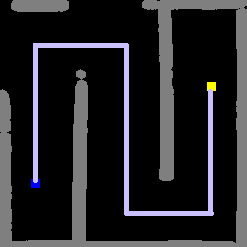
#> input picture aruco_ros2/occupancy_map_with_markers.png, 247 x 247 px, found by its file name
$ python Virtualgrid.py
#> lines starting #> are read from the running program, lines starting #| are printed output that depends on the picture
from PIL import Image
import numpy as np
import matplotlib.pyplot as plt
from queue import PriorityQueue
import csv
import math

# === Color definitions ===
BLUE   = (0, 0, 255)     # ArUco ID 10 (robot position)
YELLOW = (255, 255, 0)   # ArUco ID 15 (goal)
BLACK  = (0, 0, 0)
PINK   = (203, 192, 255)
GRAY = (127,127,127)

# === Load and prepare the image ===
def load_image(image_path):
    image = Image.open(image_path).convert("RGB")
    return np.array(image)

# === Utility functions ===
def find_color_pixel(image, target_color):
    matches = np.where(np.all(image == target_color, axis=-1))
    if len(matches[0]) > 0:
        y, x = matches[0][0], matches[1][0]
        return (x, y)
    return None
# [36 lines left out: function extract_path_from_image, not called in this run]


def is_cell_black(image, x, y, cell_size, ignore_pos=None):
    cell = image[y:y+cell_size, x:x+cell_size]
    unique_colors = np.unique(cell.reshape(-1, 3), axis=0)

    near_ignore = False
    if ignore_pos:
        ignore_x, ignore_y = ignore_pos
        if abs(x - ignore_x) <= cell_size and abs(y - ignore_y) <= cell_size:
            near_ignore = True

    for color in unique_colors:
        if near_ignore:
            if not (np.array_equal(color, BLACK) or
                    np.array_equal(color, BLUE) or
                    np.array_equal(color, YELLOW) or
                    np.array_equal(color, GRAY)):
                return False
        else:
            if not (np.array_equal(color, BLACK) or
                    np.array_equal(color, BLUE) or
                    np.array_equal(color, YELLOW)):
                return False
    return True


def debug_print_colors(image):
    unique_colors = np.unique(image.reshape(-1, 3), axis=0)
    print(f"Found {len(unique_colors)} unique colors in the image.")
    for color in unique_colors:
        print(color)

def get_cell_center(x, y, cell_size):
    return (x + cell_size // 2, y + cell_size // 2)

def a_star(image, start_px, goal_px, cell_size):
    height, width, _ = image.shape
    grid_w = width // cell_size
    grid_h = height // cell_size

    def heuristic(a, b):
        return abs(a[0]-b[0]) + abs(a[1]-b[1])

    def neighbors(cell):
        x, y = cell
        for dx, dy in [(-1,0), (1,0), (0,-1), (0,1)]:
            nx, ny = x + dx, y + dy
            if 0 <= nx < grid_w and 0 <= ny < grid_h:
                world_x, world_y = nx * cell_size, ny * cell_size
                if is_cell_black(image, world_x, world_y, cell_size, ignore_pos=start_px):
                    yield (nx, ny)

    start = (start_px[0] // cell_size, start_px[1] // cell_size)
    goal  = (goal_px[0] // cell_size, goal_px[1] // cell_size)

    frontier = PriorityQueue()
    frontier.put((0, start))
    came_from = {start: None}
    cost_so_far = {start: 0}

    while not frontier.empty():
        _, current = frontier.get()
        if current == goal:
            break
        for next_cell in neighbors(current):
            new_cost = cost_so_far[current] + 1
            if next_cell not in cost_so_far or new_cost < cost_so_far[next_cell]:
                cost_so_far[next_cell] = new_cost
                priority = new_cost + heuristic(goal, next_cell)
                frontier.put((priority, next_cell))
                came_from[next_cell] = current

    # Reconstruct path
    current = goal
    path = []
    while current and current != start:
        cx, cy = current
        path.append(get_cell_center(cx * cell_size, cy * cell_size, cell_size))
        current = came_from.get(current)
    path.reverse()
    return path

# --- New function to save CSV commands ---
def save_commands_to_csv(path, resolution=10, turn_threshold_deg=10):
    commands = []
    prev_angle = None

    for i in range(1, len(path)):
        dx = path[i][0] - path[i-1][0]
        dy = path[i][1] - path[i-1][1]
        angle = math.degrees(math.atan2(dy, dx))
        angle = (angle + 180) % 360 - 180  # Normalize to [-180, 180]

        if prev_angle is not None:
            turn_angle = angle - prev_angle
            turn_angle = (turn_angle + 180) % 360 - 180
            if abs(turn_angle) > turn_threshold_deg:
                if turn_angle > 0:
                    commands.append(('TURN', turn_angle + 35))
                else:
                    commands.append(('TURN', turn_angle - 35))

        commands.append(('MOVE', resolution))
        prev_angle = angle

    return commands  # <== RETURN instead of writing here


# [23 lines left out: function optimize_move_commands, not called in this run]

# === Main ===
def main():
    image_path = "/home/pi/ros2_ws/occupancy_map_with_markers.png"
    output_path = "/home/pi/ros2_ws/occupancy_map_with_grid_and_path.png"
    #Made cell size bigger from previous 10
    cell_size = 10


    image = load_image(image_path)
    height, width = image.shape[:2]
#> height = 247; width = 247

    debug_print_colors(image)
#> in debug_print_colors, `unique_colors = np.unique(image.reshape(-1, 3), axis=0)`: unique_colors = [[0, 0, 0], [0, 0, 255], [127, 127, 127], [203, 192, 255], [255, 255, 0]]
#| Found 5 unique colors in the image.
#> the loop in debug_print_colors, `for color in unique_colors:` made 5 passes
#| [0 0 0]
#| [  0   0 255]
#| [127 127 127]
#| [203 192 255]
#| [255 255   0]

    start_px = find_color_pixel(image, BLUE)
#> in find_color_pixel, `matches = np.where(np.all(image == target_color, axis=-1))`: matches = 63 positions, rows 179 to 187, columns 31 to 39
#> in find_color_pixel, `y, x = matches[0][0], matches[1][0]`: y = 179; x = 31
#> start_px = (31, 179)
    goal_px  = find_color_pixel(image, YELLOW)
#> goal_px = (207, 82)

    if not start_px or not goal_px:
        print("❌ Start (blue) or goal (yellow) not found.")
        return

    path = a_star(image, start_px, goal_px, cell_size)
#> in is_cell_black, `unique_colors = np.unique(cell.reshape(-1, 3), axis=0)`: unique_colors = [[0, 0, 0]]
#> the loop in is_cell_black, `for color in unique_colors:` made 1 pass
#> the loop in is_cell_black (call 2), `for color in unique_colors:` made 1 pass
#> the loop in is_cell_black, `for color in unique_colors:` made 2 passes
#> the loop in is_cell_black, `for color in unique_colors:` made 3 passes
#> path = [(205, 85)]
    #path = extract_path_from_image(image_path, PINK)


    plt.figure(figsize=(8, 8))
    plt.imshow(image)
    plt.xticks(np.arange(0, width, cell_size))
    plt.yticks(np.arange(0, height, cell_size))
    plt.grid(color='gray', linestyle='-', linewidth=0.5)
    plt.title("Occupancy Map with Grid Overlay and A* Path")

    if path:

        px, py = zip(*path)
#> px = (205,); py = (85,)

        # Save raw path points to TXT
        with open("/home/pi/ros2_ws/a_star_path.txt", "w") as f:
            for point in path:
                f.write(f"{point[0]},{point[1]}\n")
#> this loop made 1 pass
        print("✅ Path points saved to: a_star_path.txt")

        # Generate and optimize movement commands from path
        raw_commands = save_commands_to_csv(path)  # Modify this function to return commands
#> after the loop in save_commands_to_csv, `for i in range(1, len(path)):`: commands = []
#> raw_commands = []
        #optimized_commands = optimize_move_commands(raw_commands)

        optimized_commands = raw_commands
#> optimized_commands = []
        # Save optimized commands to CSV
        csv_path = "/home/pi/ros2_ws/a_star_commands.csv"
        with open(csv_path, 'w', newline='') as csvfile:
            writer = csv.writer(csvfile)
            writer.writerow(['action', 'value'])
            for cmd in optimized_commands:
                writer.writerow(cmd)
#> this loop made 0 passes
        print(f"✅ Commands optimized and saved to CSV: {csv_path}")

        # Save simplified waypoints to CSV
        waypoints_csv = "/home/pi/ros2_ws/critical_waypoints.csv"
        with open(waypoints_csv, "w", newline='') as csvfile:
            writer = csv.writer(csvfile)
            writer.writerow(['x', 'y'])
            for point in path:
                writer.writerow(point)
        print(f"✅ Critical waypoints saved to CSV: {waypoints_csv}")

        # Plot path
        plt.plot(px, py, color=np.array(PINK)/255.0, linewidth=2)
        print(f"✅ Drew A* path with {len(path)} steps.")
#| ✅ Drew A* path with 1 steps.
    else:
        print("⚠️ No path found.")

    plt.savefig(output_path, dpi=300, bbox_inches='tight')
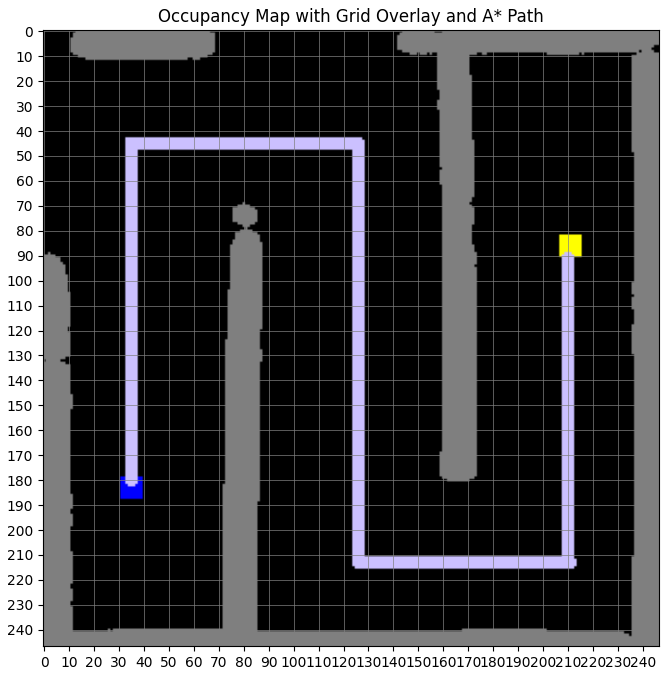
#> figure drawn by matplotlib, 1 panel
    print(f"✅ Output saved to: {output_path}")

if __name__ == "__main__":
    main()


"""
from PIL import Image
import numpy as np
import matplotlib.pyplot as plt
from queue import PriorityQueue

# === Color definitions ===
BLUE   = (0, 0, 255)     # ArUco ID 10 (robot position)
YELLOW = (255, 255, 0)   # ArUco ID 15 (goal)
BLACK  = (0, 0, 0)
PINK   = (203, 192, 255)

# === Load and prepare the image ===
def load_image(image_path):
    image = Image.open(image_path).convert("RGB")
    return np.array(image)

# === Utility functions ===
def find_color_pixel(image, target_color):
    matches = np.where(np.all(image == target_color, axis=-1))
    if len(matches[0]) > 0:
        y, x = matches[0][0], matches[1][0]
        return (x, y)
    return None

def is_cell_black(image, x, y, cell_size):
    cell = image[y:y+cell_size, x:x+cell_size]
    unique_colors = np.unique(cell.reshape(-1, 3), axis=0)
    for color in unique_colors:
        if not (np.array_equal(color, BLACK) or
                np.array_equal(color, BLUE) or
                np.array_equal(color, YELLOW)):
            return False
    return True

def debug_print_colors(image):
    unique_colors = np.unique(image.reshape(-1, 3), axis=0)
    print(f"Found {len(unique_colors)} unique colors in the image.")
    for color in unique_colors:
        print(color)

def get_cell_center(x, y, cell_size):
    return (x + cell_size // 2, y + cell_size // 2)

def a_star(image, start_px, goal_px, cell_size):
    height, width, _ = image.shape
    grid_w = width // cell_size
    grid_h = height // cell_size

    def heuristic(a, b):
        return abs(a[0]-b[0]) + abs(a[1]-b[1])

    def neighbors(cell):
        x, y = cell
        for dx, dy in [(-1,0), (1,0), (0,-1), (0,1)]:
            nx, ny = x + dx, y + dy
            if 0 <= nx < grid_w and 0 <= ny < grid_h:
                if is_cell_black(image, nx * cell_size, ny * cell_size, cell_size):
                    yield (nx, ny)

    start = (start_px[0] // cell_size, start_px[1] // cell_size)
    goal  = (goal_px[0] // cell_size, goal_px[1] // cell_size)

    frontier = PriorityQueue()
    frontier.put((0, start))
    came_from = {start: None}
    cost_so_far = {start: 0}

    while not frontier.empty():
        _, current = frontier.get()
        if current == goal:
            break
        for next_cell in neighbors(current):
            new_cost = cost_so_far[current] + 1
            if next_cell not in cost_so_far or new_cost < cost_so_far[next_cell]:
                cost_so_far[next_cell] = new_cost
                priority = new_cost + heuristic(goal, next_cell)
                frontier.put((priority, next_cell))
                came_from[next_cell] = current

    current = goal
    path = []
    while current and current != start:
        cx, cy = current
        path.append(get_cell_center(cx * cell_size, cy * cell_size, cell_size))
        current = came_from.get(current)
    path.reverse()
    return path

# === Simplify path by keeping only orientation changes ===
def simplify_path(points):
    if len(points) < 2:
        return points

    simplified = [points[0]]
    prev_dx, prev_dy = None, None

    for i in range(1, len(points)):
        x0, y0 = points[i - 1]
        x1, y1 = points[i]
        dx = x1 - x0
        dy = y1 - y0
        norm = (0 if dx == 0 else dx // abs(dx), 0 if dy == 0 else dy // abs(dy))

        if norm != (prev_dx, prev_dy):
            simplified.append(points[i - 1])
            prev_dx, prev_dy = norm

    simplified.append(points[-1])
    return simplified

# === Main ===
def main():
    image_path = "/home/pi/ros2_ws/occupancy_map_with_markers.png"
    output_path = "/home/pi/ros2_ws/occupancy_map_with_grid_and_path.png"
    cell_size = 10

    image = load_image(image_path)
    height, width = image.shape[:2]

    debug_print_colors(image)
    start_px = find_color_pixel(image, BLUE)
    goal_px  = find_color_pixel(image, YELLOW)

    if not start_px or not goal_px:
        print("❌ Start (blue) or goal (yellow) not found.")
        return

    path = a_star(image, start_px, goal_px, cell_size)

    if not path:
        print("⚠️ No path found.")
        return

    simplified_path = simplify_path(path)

    # Plot
    plt.figure(figsize=(8, 8))
    plt.imshow(image)
    plt.xticks(np.arange(0, width, cell_size))
    plt.yticks(np.arange(0, height, cell_size))
    plt.grid(color='gray', linestyle='-', linewidth=0.5)
    plt.title("Occupancy Map with Grid Overlay and Simplified Path")

    # Draw simplified path in pink
    px, py = zip(*simplified_path)
    plt.plot(px, py, color=np.array(PINK)/255.0, linewidth=2)
    print(f"✅ Simplified path has {len(simplified_path)} key points.")

    # Save simplified path to file
    with open("/home/pi/ros2_ws/a_star_path.txt", "w") as f:
        for point in simplified_path:
            f.write(f"{point[0]},{point[1]}\n")
    print("✅ Simplified path saved to: a_star_path.txt")

    plt.savefig(output_path, dpi=300, bbox_inches='tight')
    print(f"✅ Output image saved to: {output_path}")

if __name__ == "__main__":
    main()
"""
